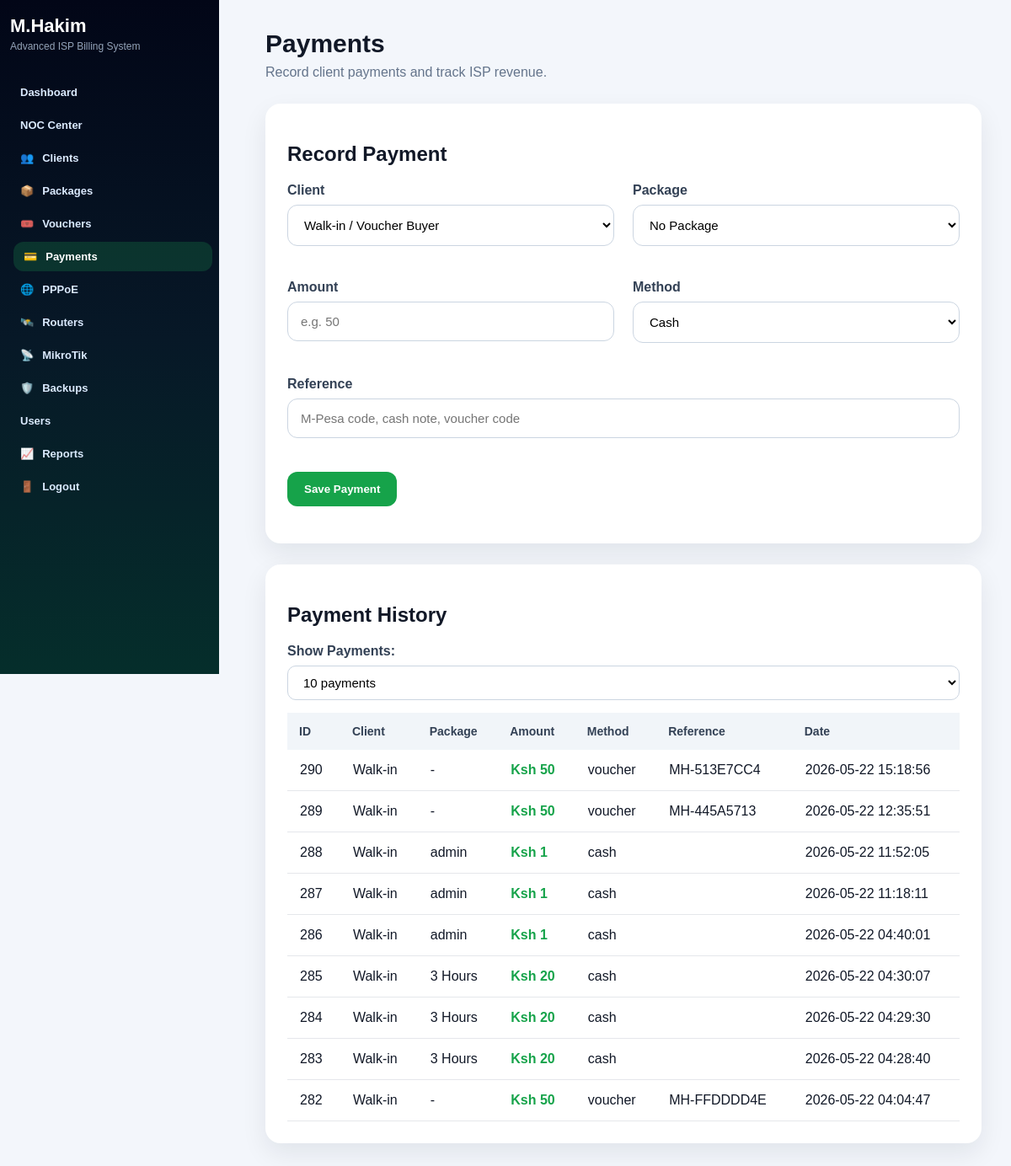
The page /payments.php (signed in) on the database its author committed.
### tables this page shows
CREATE TABLE `payments` (
  `id` int NOT NULL AUTO_INCREMENT,
  `client_id` int DEFAULT NULL,
  `package_id` int DEFAULT NULL,
  `amount` decimal(10,2) NOT NULL,
  `method` varchar(50) DEFAULT 'cash',
  `reference` varchar(100) DEFAULT NULL,
  `status` varchar(30) DEFAULT 'pending',
  `created_at` timestamp NULL DEFAULT CURRENT_TIMESTAMP,
  `expires_at` datetime DEFAULT NULL,
  `checkout_id` varchar(100) DEFAULT NULL,
  `mpesa_receipt` varchar(100) DEFAULT NULL,
  `phone` varchar(30) DEFAULT NULL,
  `client_ip` varchar(50) DEFAULT NULL,
  `client_mac` varchar(50) DEFAULT NULL,
  `company_id` int DEFAULT NULL,
  PRIMARY KEY (`id`),
  KEY `idx_payments_status` (`status`),
  KEY `idx_payments_checkout` (`checkout_id`)
);

CREATE TABLE `packages` (
  `id` int NOT NULL AUTO_INCREMENT,
  `name` varchar(100) NOT NULL,
  `duration_hours` decimal(10,2) NOT NULL,
  `speed_down` varchar(20) NOT NULL,
  `speed_up` varchar(20) NOT NULL,
  `price` decimal(10,2) NOT NULL,
  `status` enum('active','inactive') DEFAULT 'active',
  `created_at` timestamp NULL DEFAULT CURRENT_TIMESTAMP,
  `company_id` int DEFAULT NULL,
  PRIMARY KEY (`id`)
);

### payments.php (the view, shortened to what this page needs)
<?php
require_once "config/database.php";
$payments = $pdo->query("
    SELECT payments.*, clients.full_name, packages.name AS package_name
    FROM payments
    LEFT JOIN clients ON payments.client_id = clients.id
    LEFT JOIN packages ON payments.package_id = packages.id
    ORDER BY payments.id DESC
")->fetchAll(PDO::FETCH_ASSOC);
?>
<!DOCTYPE html>
<html>
<head>
    <link rel="stylesheet" href="assets/css/style.css">
</head>
<body>
<div class="sidebar">
    <div class="brand">
        <h2>M.Hakim</h2>
        <p>Advanced ISP Billing System</p>
    </div>
    <a href="/mhakim-billing-system/noc_final_clean.php">Dashboard</a>
    <a href="/mhakim-billing-system/noc.php">NOC Center</a>
    <a href="/mhakim-billing-system/clients.php">Clients</a>
    <a href="/mhakim-billing-system/packages.php">Packages</a>
    <a href="/mhakim-billing-system/vouchers.php">Vouchers</a>
    <a class="active" href="/mhakim-billing-system/payments.php">Payments</a>
    <a href="/mhakim-billing-system/pppoe.php">PPPoE</a>
    <a href="/mhakim-billing-system/routers.php">Routers</a>
    <a href="/mhakim-billing-system/mikrotik.php">MikroTik</a>
    <a href="/mhakim-billing-system/backups.php">Backups</a>
    <a href="/mhakim-billing-system/users.php">Users</a>
    <a href="/mhakim-billing-system/reports.php">Reports</a>
    <a href="/mhakim-billing-system/logout.php">Logout</a>
</div>
<div class="main">
    <div class="page-header">
        <div>
            <h1>Payments</h1>
            <p>Record client payments and track ISP revenue.</p>
        </div>
    </div>
    <div class="card" style="margin-bottom:25px;">
        <h2>Record Payment</h2>
        <form method="POST" class="form-grid">
            <div class="form-group">
                <label>Client</label>
                <select name="client_id">
                    <option value="">Walk-in / Voucher Buyer</option>
                </select>
            </div>
            <div class="form-group">
                <label>Package</label>
                <select name="package_id">
                    <option value="">No Package</option>
                </select>
            </div>
            <div class="form-group">
                <label>Amount</label>
                <input type="number" name="amount" placeholder="e.g. 50" required>
            </div>
            <div class="form-group">
                <label>Method</label>
                <select name="method" required>
                    <option value="cash">Cash</option>
                </select>
            </div>
            <div class="form-group full">
                <label>Reference</label>
                <input type="text" name="reference" placeholder="M-Pesa code, cash note, voucher code">
            </div>
            <div class="form-group full">
                <button class="btn" type="submit">Save Payment</button>
            </div>
        </form>
    </div>
    <div class="card">
        <h2>Payment History</h2>
        <table class="table">
            <tr>
                <th>ID</th>
                <th>Client</th>
                <th>Package</th>
                <th>Amount</th>
                <th>Method</th>
                <th>Reference</th>
                <th>Date</th>
            </tr>
            <?php foreach($payments as $payment): ?>
                <tr>
                    <td><?php echo $payment["id"]; ?></td>
                    <td><?php echo htmlspecialchars($payment["full_name"] ?? "Walk-in"); ?></td>
                    <td><?php echo htmlspecialchars($payment["package_name"] ?? "-"); ?></td>
                    <td class="price">Ksh <?php echo number_format($payment["amount"]); ?></td>
                    <td><?php echo htmlspecialchars($payment["method"]); ?></td>
                    <td><?php echo htmlspecialchars($payment["reference"]); ?></td>
                    <td><?php echo $payment["created_at"]; ?></td>
                </tr>
            <?php endforeach; ?>
        </table>
    </div>
</div>
</body>
</html>

### assets/css/style.css (style rules this page uses)
* { box-sizing: border-box; }
body { margin: 0; font-family: Arial, sans-serif; background: #f3f6fb; color: #111827; }
.sidebar { width: 250px; height: 100vh; background: #0f172a; color: white; position: fixed; left: 0; top: 0; padding: 24px 18px; }
.brand { margin-bottom: 30px; }
.brand h2 { margin: 0; color: #22c55e; font-size: 24px; }
.brand p { margin: 6px 0 0; color: #cbd5e1; font-size: 13px; }
.sidebar a { display: block; color: #e5e7eb; text-decoration: none; padding: 13px 14px; margin: 7px 0; border-radius: 10px; font-size: 15px; }
.sidebar a:hover, .sidebar a.active { background: #1e293b; color: #ffffff; }
.main { margin-left: 250px; padding: 35px; }
.page-header { display: flex; justify-content: space-between; align-items: center; margin-bottom: 28px; }
.page-header h1 { margin: 0; font-size: 30px; }
.page-header p { margin: 8px 0 0; color: #64748b; }
.card { background: white; border-radius: 18px; padding: 26px; box-shadow: 0 12px 30px rgba(15, 23, 42, 0.08); }
.form-grid { display: grid; grid-template-columns: repeat(2, 1fr); gap: 22px; }
.form-group { margin-bottom: 18px; }
.form-group.full { grid-column: span 2; }
label { display: block; margin-bottom: 8px; font-weight: bold; color: #334155; }
input, select { width: 100%; padding: 14px 15px; border: 1px solid #cbd5e1; border-radius: 12px; font-size: 15px; background: #fff; }
.btn { display: inline-block; background: #16a34a; color: white; padding: 13px 20px; border-radius: 12px; text-decoration: none; font-weight: bold; border: none; cursor: pointer; }
.table { width: 100%; border-collapse: collapse; }
.table th { background: #f1f5f9; padding: 14px; text-align: left; color: #334155; font-size: 14px; }
.table td { padding: 15px; border-bottom: 1px solid #e5e7eb; }
.price { color: #16a34a; font-weight: bold; }

### payments.php (style rules this page uses)
.sidebar { width:260px !important; height:100vh !important; position:fixed !important; left:0 !important; top:0 !important; overflow-y:auto !important; overflow-x:hidden !important; background:linear-gradient(180deg,#020617,#071827,#052e2b) !important; padding:18px 12px !important; scrollbar-width:thin; scrollbar-color:#22c55e #020617; }
.sidebar h2 { font-size:22px !important;margin:0 0 4px !important;color:#fff !important; }
.sidebar p { font-size:12px !important;color:#94a3b8 !important;margin:0 0 14px !important; }
.sidebar a { display:flex !important; align-items:center !important; gap:10px !important; padding:10px 12px !important; margin:4px 0 !important; border-radius:12px !important; color:#dbeafe !important; font-size:13px !important; font-weight:700 !important; text-decoration:none !important; transition:.25s !important; white-space:nowrap !important; }
.sidebar a:hover,.sidebar a.active,.sidebar .active { background:rgba(34,197,94,.18) !important; color:#fff !important; transform:translateX(4px); }
.sidebar a[href*="clients"]::before { content:"👥"; }
.sidebar a[href*="packages"]::before { content:"📦"; }
.sidebar a[href*="vouchers"]::before { content:"🎟️"; }
.sidebar a[href*="payments"]::before { content:"💳"; }
.sidebar a[href*="pppoe"]::before { content:"🌐"; }
.sidebar a[href*="routers"]::before { content:"🛰️"; }
.sidebar a[href*="mikrotik"]::before { content:"📡"; }
.sidebar a[href*="backups"]::before { content:"🛡️"; }
.sidebar a[href*="reports"]::before { content:"📈"; }
.sidebar a[href*="logout"]::before { content:"🚪"; }
.main { margin-left:280px !important; }

### rows shown on the page
payments: id "290", full_name "Walk-in", package_name "-", amount "50", method "voucher", reference "MH-513E7CC4", created_at "2026-05-22 15:18:56"
payments: id "289", full_name "Walk-in", package_name "-", amount "50", method "voucher", reference "MH-445A5713", created_at "2026-05-22 12:35:51"
payments: id "288", full_name "Walk-in", package.name "admin", amount "1", method "cash", created_at "2026-05-22 11:52:05"
payments: id "287", full_name "Walk-in", package.name "admin", amount "1", method "cash", created_at "2026-05-22 11:18:11"
payments: id "286", full_name "Walk-in", package.name "admin", amount "1", method "cash", created_at "2026-05-22 04:40:01"
payments: id "285", full_name "Walk-in", package.name "3 Hours", amount "20", method "cash", created_at "2026-05-22 04:30:07"
payments: id "284", full_name "Walk-in", package.name "3 Hours", amount "20", method "cash", created_at "2026-05-22 04:29:30"
payments: id "283", full_name "Walk-in", package.name "3 Hours", amount "20", method "cash", created_at "2026-05-22 04:28:40"
payments: id "282", full_name "Walk-in", package_name "-", amount "50", method "voucher", reference "MH-FFDDDD4E", created_at "2026-05-22 04:04:47"
